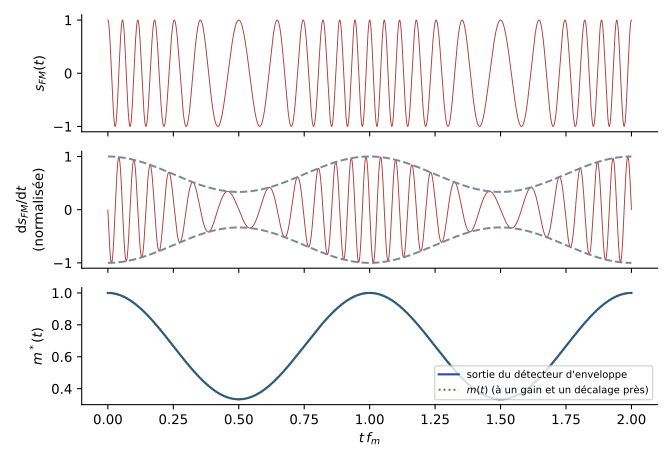

Python code for this plot:
"""EARF1 ch. 3 — Démodulation FM par discrimination : signal FM, sa dérivée et l'enveloppe détectée.
D'après le support [mod-ana, p. 47], recalculée (fp = 12 fm, Δf = 6 fm)."""
import numpy as np
import matplotlib
matplotlib.use("Agg")
import matplotlib.pyplot as plt
plt.rcParams.update({"font.family": "sans-serif", "font.size": 10, "svg.fonttype": "none"})
ROUGE, BLEU, VERT, GRIS = "#B23A3A", "#2B4C9B", "#2E7D32", "#7E889B"
fm, fp, df = 1.0, 12.0, 6.0
t = np.linspace(0, 2, 20000)
m = np.cos(2 * np.pi * fm * t)
phase = 2 * np.pi * fp * t + (df / fm) * np.sin(2 * np.pi * fm * t)
s = np.cos(phase)
ds = np.gradient(s, t) / (2 * np.pi * (fp + df))
env = (fp + df * m) / (fp + df)
fig, ax = plt.subplots(3, 1, figsize=(7, 4.8), sharex=True)
ax[0].plot(t, s, color=ROUGE, lw=0.7); ax[0].set_ylabel("$s_{FM}(t)$")
ax[1].plot(t, ds, color=ROUGE, lw=0.7); ax[1].plot(t, env, color=GRIS, ls="--"); ax[1].plot(t, -env, color=GRIS, ls="--")
ax[1].set_ylabel("$\\mathrm{d}s_{FM}/\\mathrm{d}t$\n(normalisée)")
ax[2].plot(t, env, color=BLEU, lw=1.6, label="sortie du détecteur d'enveloppe")
ax[2].plot(t, m * df / (fp + df) + fp / (fp + df), color=VERT, ls=":", lw=1.4, label="$m(t)$ (à un gain et un décalage près)")
ax[2].set_ylabel("$m^*(t)$"); ax[2].legend(fontsize=7.5, loc="lower right"); ax[2].set_xlabel("$t\\,f_m$")
for a in ax: a.spines[["top", "right"]].set_visible(False)
fig.tight_layout(); fig.savefig("03-discriminateur.svg")
